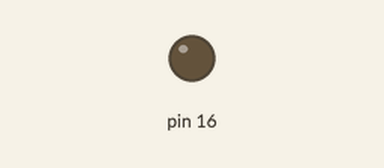
Bench run of a sketch on a simulated Arduino Uno, built with avr-gcc and run on an emulated ATmega328P. Shown: output pins drawn as LEDs (lit = HIGH). What the sketch prints to the serial monitor is not drawn.

Above: at 2.5 s.
At 7.5 s:
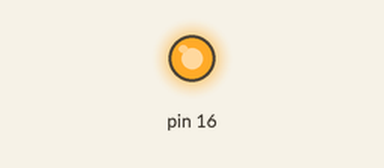
Timing chart, 0 to 13.0 s (numbered marks = the images above):
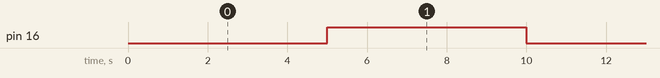

Measured:
- by itself, pin 16: alternates HIGH for 5.0 s and LOW for 5.0 s

The sketch:

AUTO_TURN_AND_OFF_LED_FOR_EVERY_FIVE_SECONDS.ino
```cpp
void setup() {
  // put your setup code here, to run once:
  pinMode(16,OUTPUT);
  Serial.begin(115200);

}

void loop() {
  digitalWrite(16,LOW);
  delay(5000);
  digitalWrite(16,HIGH);
  delay(5000);
  Serial.println("LED IS TURNED ON");
  // put your main code here, to run repeatedly:

}
```
